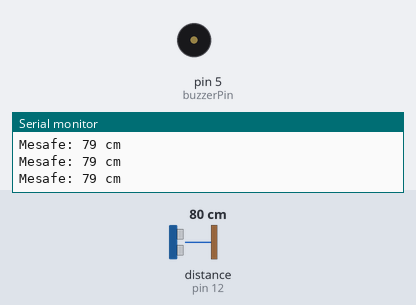
Bench run of a sketch on a simulated Arduino Uno, built with avr-gcc and run on an emulated ATmega328P. On the bench: buzzer (waves = sounding, pin HIGH), the last lines printed to the serial monitor. Wiring (inferred from the names in the program): ultrasonic range finder: trigger pin 8; echo pin 12. Inputs (shaded band) come from the test bench; at power-on: distance to the obstacle (sensor on pin 12) 80 cm. The echo pulse lasts 58.3 µs per cm; pins used as bus, display or sensor lines are not drawn.

Above: at 1.2 s.
1.3 s: distance to the obstacle (sensor on pin 12) set to 51 cm
4.3 s: distance to the obstacle (sensor on pin 12) set to 44 cm
At 5.6 s:
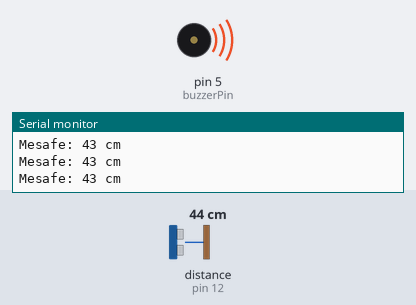
5.9 s: distance to the obstacle (sensor on pin 12) set to 60 cm
At 6.7 s:
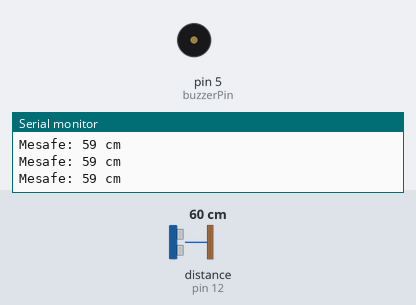
7.4 s: distance to the obstacle (sensor on pin 12) set to 2 cm
At 9.0 s:
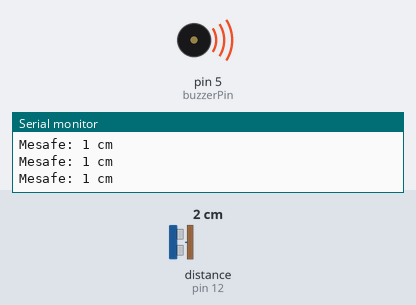
Timing chart, 0 to 10.0 s (numbered marks = the images above; inputs shaded):
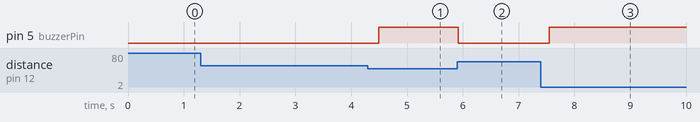

Measured:
- the behaviour switches between 47 and 46 cm on distance to the obstacle (sensor on pin 12) (found by bisection; images 0 and 1)
- after the input at 4.3 s, pin 5 (buzzerPin): LOW → HIGH after 0.20 s
- after the input at 5.9 s, pin 5 (buzzerPin): HIGH → LOW at once
- after the input at 7.4 s, pin 5 (buzzerPin): LOW → HIGH after 0.15 s

The sketch:

toilet-holder.ino
```cpp
const int trigPin = 8;
const int echoPin = 12;
const int buzzerPin = 5;

void setup() {
  Serial.begin(9600);
  pinMode(trigPin, OUTPUT);
  pinMode(echoPin, INPUT);
  pinMode(buzzerPin, OUTPUT);
}

void loop() {
  digitalWrite(trigPin, LOW);
  delayMicroseconds(2);
  digitalWrite(trigPin, HIGH);
  delayMicroseconds(10);
  digitalWrite(trigPin, LOW);

  long duration = pulseIn(echoPin, HIGH);
  int distance = duration * 0.034 / 2;

  Serial.print("Mesafe: ");
  Serial.print(distance);
  Serial.println(" cm");

  // 25 cm ve altı kontrolü
  if (distance > 0 && distance <= 45) {
    digitalWrite(buzzerPin, HIGH); // Buzzer'ı çalıştır
  } else {
    digitalWrite(buzzerPin, LOW);  // Buzzer'ı sustur
  }

  delay(200); // Daha hızlı tepki için bekleme süresini düşürdük
}
```
